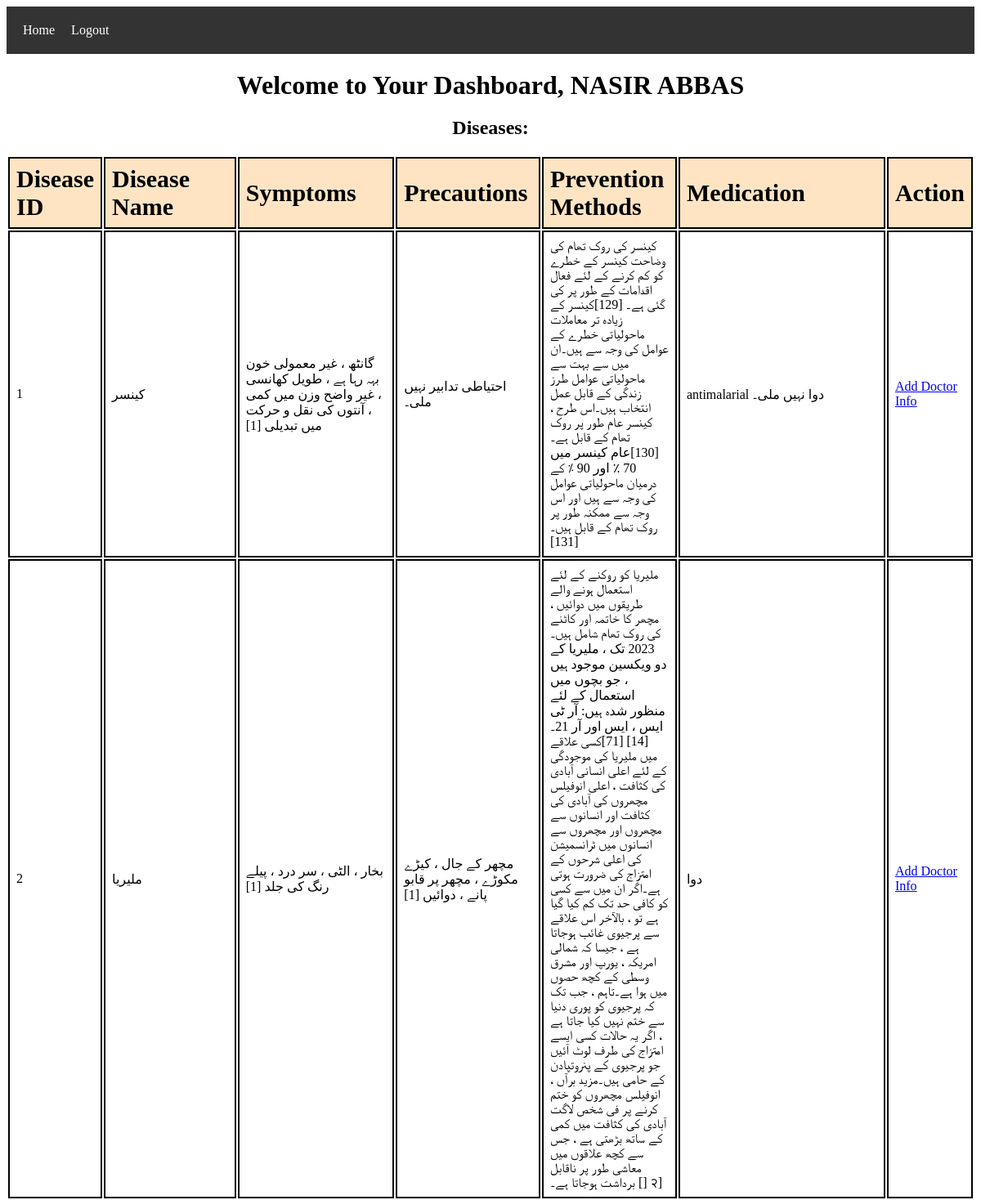
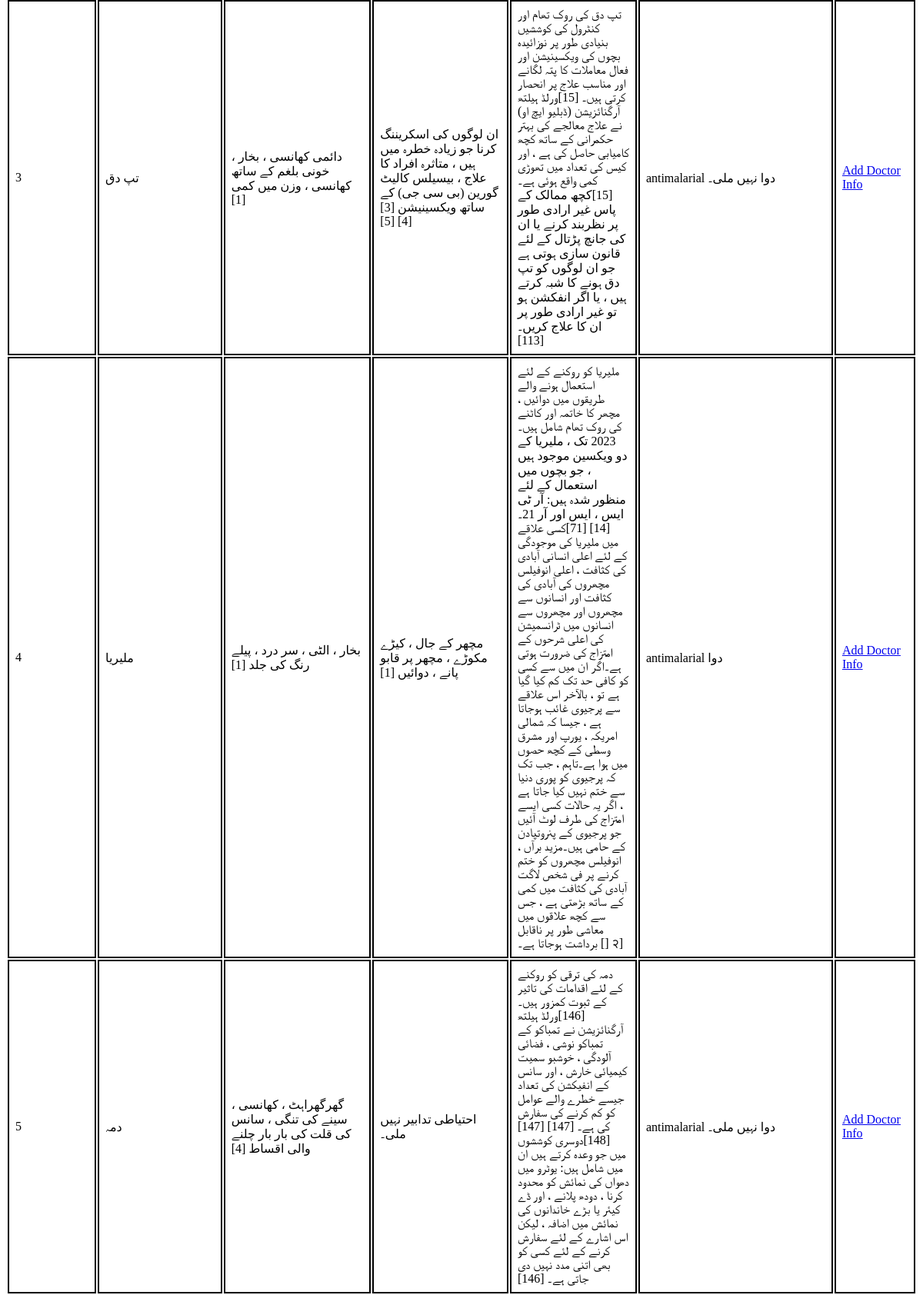
Page /dashboard/ (signed in, upper part) on the committed database (2 pictures, top to bottom).
### myapp/models.py (models this page shows, shortened)
class Doctors(models.Model):
    id = models.AutoField(primary_key=True)
    name = models.CharField(max_length=255)
    specialization = models.CharField(max_length=255)
    qualification = models.CharField(max_length=255)
    experience = models.PositiveIntegerField()
    contact_number = models.CharField(max_length=15)
    email = models.EmailField()
    password = models.CharField(max_length=128, default='123')

class Diseases(models.Model):
    id = models.AutoField(primary_key=True)
    disease_name = models.CharField(max_length=100)
    symptoms = models.TextField()
    precautions = models.TextField()
    prevention_methods = models.TextField()
    medication = models.TextField()

### myapp/views.py (the view)
# urls.py: path('dashboard/', views.doctor_dashboard, name='dashboard'),
def doctor_dashboard(request):
    doctor_email = request.session.get('doctor_email')
    if doctor_email:
        try:
            user = Doctors.objects.get(email=doctor_email)
        except Doctors.DoesNotExist:
            user = None
        if user:
            diseases = Diseases.objects.all()
            return render(request, 'dashboard.html', {'user': user, 'diseases': diseases})
    return redirect('doctor_login')

### myapp/templates/dashboard.html (shortened to what this page needs)
{% extends 'base.html' %}
{% block content %}
    <h1>Welcome to Your Dashboard, {{ user.name }}</h1>
    <h2>Diseases:</h2>
    <table>
        <thead>
            <tr>
                <th>Disease ID</th>
                <th>Disease Name</th>
                <th>Symptoms</th>
                <th>Precautions</th>
                <th>Prevention Methods</th>
                <th>Medication</th>
                <th>Action</th>
            </tr>
        </thead>
        <tbody>
            {% for disease in diseases %}
                <tr>
                    <td>{{ disease.id }}</td>
                    <td>{{ disease.disease_name }}</td>
                    <td>{{ disease.symptoms }}</td>
                    <td>{{ disease.precautions }}</td>
                    <td>{{ disease.prevention_methods }}</td>
                    <td>{{ disease.medication }}</td>
                    <td>
                        <a href="{% url 'add_doctor_info' %}?disease_id={{ disease.id }}" class="btn btn-primary">Add Doctor Info</a>
                    </td>
                </tr>
            {% endfor %}
        </tbody>
    </table>
{% endblock %}

### myapp/templates/base.html (shortened to what this page needs)
<!DOCTYPE html>
<html lang="en">
<head>
</head>
<body>
    <nav>
        <ul>
            <li><a href="{% url 'index' %}">Home</a></li>
            {% if request.session.doctor_email %}
                <li><a href="{% url 'logout' %}">Logout</a></li>
            {% else %}
                <li><a href="{% url 'crawl' %}">Crawl Data</a></li>
                <li><a href="{% url 'register_doctor' %}">Register Doctor</a></li>
                <li><a href="{% url 'doctor_login' %}">Doctor Login</a></li>
                <li><a href="/admin/">Admin Login</a></li>
            {% endif %}
        </ul>
    </nav>
    <main>
        {% block content %}{% endblock %}
    </main>
</body>
</html>

### myapp/templates/base.html (style rules this page uses)
nav { background-color: #333; color: white; padding:10px ; }
nav ul { list-style-type: none; margin: 0; padding: 0; overflow: hidden; }
nav li { float: left; }
nav li a { color: white; display: block; text-align: center; text-decoration: none; padding: 10px ; }
h1,h2,h3,h4,h5,h6 { margin: 20px; text-align: center; }
table { width: 100%; }
th , td { border: 2px solid black; padding: 8px; text-align: left; }
th { font-size: 30px; background-color: bisque; }

### rows in the picture
Doctors: name "NASIR ABBAS"
Diseases: id "1", disease_name "کینسر", symptoms "گانٹھ ، غیر معمولی خون بہہ رہا ہے ، طویل کھانسی ، غیر واضح وزن میں کمی ، آنتوں کی نقل و حرکت میں تبدیلی [1]", precautions "احتیاطی تدابیر نہیں ملی۔", prevention_methods "کینسر کی روک تھام کی وضاحت کینسر کے خطرے کو کم کرنے کے لئے فعال اقدامات کے طور پر کی گئی ہے۔ [129]کینسر کے زیادہ تر معاملات ماحولیاتی خطرے کے عوامل کی وجہ سے ہیں۔ان میں سے بہت سے ماحولیاتی عوامل طرز زندگی کے قابل عمل انتخاب ہیں۔اس طرح ، کینسر عام طور پر روک تھام کے قابل ہے۔ [130]عام کینسر میں 70 ٪ اور 90 ٪ کے درمیان ماحولیاتی عوامل کی وجہ سے ہیں اور اس وجہ سے ممکنہ طور پر روک تھام کے قابل ہیں۔ [131]", medication "antimalarial دوا نہیں ملی۔"
Diseases: id "2", disease_name "ملیریا", symptoms "بخار ، الٹی ، سر درد ، پیلے رنگ کی جلد [1]", precautions "مچھر کے جال ، کیڑے مکوڑے ، مچھر پر قابو پانے ، دوائیں [1]", prevention_methods "ملیریا کو روکنے کے لئے استعمال ہونے والے طریقوں میں دوائیں ، مچھر کا خاتمہ اور کاٹنے کی روک تھام شامل ہیں۔2023 تک ، ملیریا کے دو ویکسین موجود ہیں ، جو بچوں میں استعمال کے لئے منظور شدہ ہیں: آر ٹی ایس ، ایس اور آر 21۔ [14] [71]کسی علاقے میں ملیریا کی موجودگی کے لئے اعلی انسانی آبادی کی کثافت ، اعلی انوفیلس مچھروں کی آبادی کی کثافت اور انسانوں سے مچھروں اور مچھروں سے انسانوں میں ٹرانسمیشن کی اعلی شرحوں کے امتزاج کی ضرورت ہوتی ہے۔اگر ان میں سے کسی کو کافی حد تک کم کیا گیا ہے تو ، بالآخر اس علاقے سے پرجیوی غائب ہوجاتا ہے ، جیسا کہ شمالی امریکہ ، یورپ اور مشرق وسطی کے کچھ حصوں میں ہوا ہے۔تاہم ، جب تک کہ پرجیوی کو پوری دنیا سے ختم نہیں کیا جاتا ہے ، اگر یہ حالات کسی ایسے امتزاج کی طرف لوٹ آئیں جو…", medication "دوا"
Diseases: id "3", disease_name "تپ دق", symptoms "دائمی کھانسی ، بخار ، خونی بلغم کے ساتھ کھانسی ، وزن میں کمی [1]", precautions "ان لوگوں کی اسکریننگ کرنا جو زیادہ خطرہ میں ہیں ، متاثرہ افراد کا علاج ، بیسیلس کالیٹ گورین (بی سی جی) کے ساتھ ویکسینیشن [3] [4] [5]", prevention_methods "تپ دق کی روک تھام اور کنٹرول کی کوششیں بنیادی طور پر نوزائیدہ بچوں کی ویکسینیشن اور فعال معاملات کا پتہ لگانے اور مناسب علاج پر انحصار کرتی ہیں۔ [15]ورلڈ ہیلتھ آرگنائزیشن (ڈبلیو ایچ او) نے علاج معالجے کی بہتر حکمرانی کے ساتھ کچھ کامیابی حاصل کی ہے ، اور کیس کی تعداد میں تھوڑی کمی واقع ہوئی ہے۔ [15]کچھ ممالک کے پاس غیر ارادی طور پر نظربند کرنے یا ان کی جانچ پڑتال کے لئے قانون سازی ہوتی ہے جو ان لوگوں کو تپ دق ہونے کا شبہ کرتے ہیں ، یا اگر انفکشن ہو تو غیر ارادی طور پر ان کا علاج کریں۔ [113]", medication "antimalarial دوا نہیں ملی۔"
Diseases: id "4", disease_name "ملیریا", symptoms "بخار ، الٹی ، سر درد ، پیلے رنگ کی جلد [1]", precautions "مچھر کے جال ، کیڑے مکوڑے ، مچھر پر قابو پانے ، دوائیں [1]", prevention_methods "ملیریا کو روکنے کے لئے استعمال ہونے والے طریقوں میں دوائیں ، مچھر کا خاتمہ اور کاٹنے کی روک تھام شامل ہیں۔2023 تک ، ملیریا کے دو ویکسین موجود ہیں ، جو بچوں میں استعمال کے لئے منظور شدہ ہیں: آر ٹی ایس ، ایس اور آر 21۔ [14] [71]کسی علاقے میں ملیریا کی موجودگی کے لئے اعلی انسانی آبادی کی کثافت ، اعلی انوفیلس مچھروں کی آبادی کی کثافت اور انسانوں سے مچھروں اور مچھروں سے انسانوں میں ٹرانسمیشن کی اعلی شرحوں کے امتزاج کی ضرورت ہوتی ہے۔اگر ان میں سے کسی کو کافی حد تک کم کیا گیا ہے تو ، بالآخر اس علاقے سے پرجیوی غائب ہوجاتا ہے ، جیسا کہ شمالی امریکہ ، یورپ اور مشرق وسطی کے کچھ حصوں میں ہوا ہے۔تاہم ، جب تک کہ پرجیوی کو پوری دنیا سے ختم نہیں کیا جاتا ہے ، اگر یہ حالات کسی ایسے امتزاج کی طرف لوٹ آئیں جو…", medication "antimalarial دوا"
Diseases: id "5", disease_name "دمہ", symptoms "گھرگھراہٹ ، کھانسی ، سینے کی تنگی ، سانس کی قلت کی بار بار چلنے والی اقساط [4]", precautions "احتیاطی تدابیر نہیں ملی۔", prevention_methods "دمہ کی ترقی کو روکنے کے لئے اقدامات کی تاثیر کے ثبوت کمزور ہیں۔ [146]ورلڈ ہیلتھ آرگنائزیشن نے تمباکو کے تمباکو نوشی ، فضائی آلودگی ، خوشبو سمیت کیمیائی خارش ، اور سانس کے انفیکشن کی تعداد جیسے خطرے والے عوامل کو کم کرنے کی سفارش کی ہے۔ [147] [147] [148]دوسری کوششوں میں جو وعدہ کرتے ہیں ان میں شامل ہیں: یوٹرو میں دھواں کی نمائش کو محدود کرنا ، دودھ پلانے ، اور ڈے کیئر یا بڑے خاندانوں کی نمائش میں اضافہ ، لیکن اس اشارے کے لئے سفارش کرنے کے لئے کسی کو بھی اتنی مدد نہیں دی جاتی ہے۔ [146]", medication "antimalarial دوا نہیں ملی۔"
